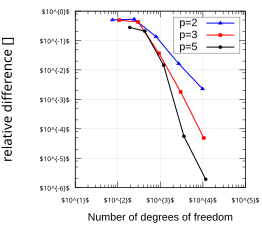

The gnuplot source for this figure:
set output "Surface_Trimming_Shell_pointC_conv2.svg"

set terminal svg enhanced fsize 8  size 262,226
#set terminal postscript solid color eps enhanced  "Palatino" size 7.4cm,6cm
#set terminal epslatex dashed size 16cm,10cm color colortext

reset 
set border lw 0.5 


set xtics font "Times-Roman, 5" 
set xlabel "Number of degrees of freedom"
#set xrange [0.5:100]
set logscale x 10

set grid back lw 0.05 ls -1

set ylabel "relative difference []" font "Times-Roman,10"
set ytics font "Times-Roman, 5" 
set logscale y 10
#set yrange [-3.6:-4.5]
#set lmargin 10

#set format y "%.2t"
set format y '$10\^\{%T\}$'
set format x '$10\^\{%T\}$'
set key right top box  lc -1 lt 1 lw 0.3 Left

plot 	'Surface_Trimming_Shell_pointC_conv2.txt' using 1:2       with linespoints                   ps 0.5  pt 9 lt 1 lw 1 lc rgb "blue" title  '  p=2', \
		'Surface_Trimming_Shell_pointC_conv2.txt' using 3:4       with linespoints                   ps 0.5  pt 5 lt 1 lw 1 lc rgb "red" title   '  p=3', \
		'Surface_Trimming_Shell_pointC_conv2.txt' using 5:6       with linespoints                   ps 0.5  pt 7 lt 1 lw 1 lc rgb "black" title '  p=5'

set output